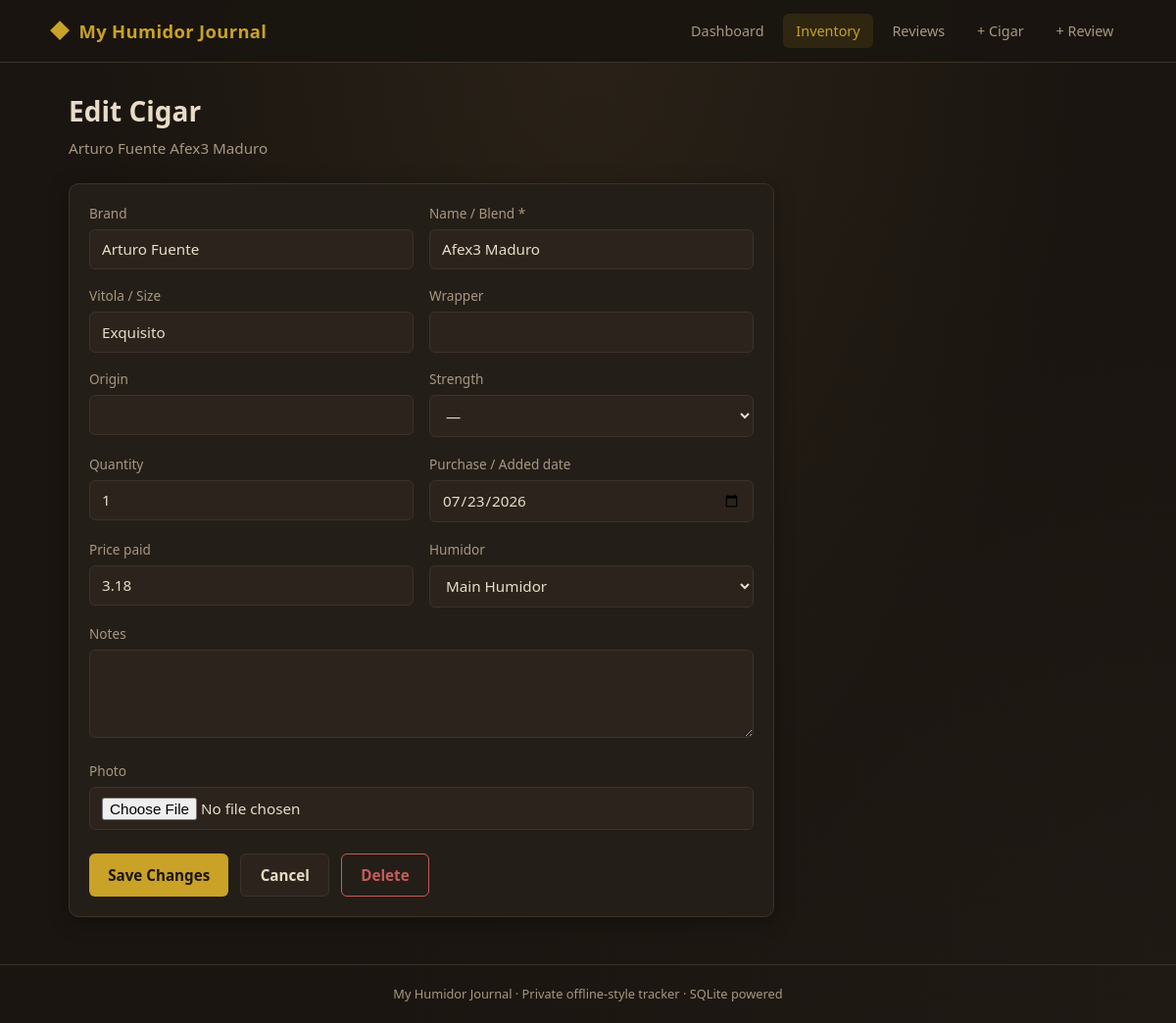
/edit_cigar.php?id=2, run on the app's committed database.
### tables this page shows
CREATE TABLE cigars (
            id INTEGER PRIMARY KEY AUTOINCREMENT,
            humidor_id INTEGER NOT NULL DEFAULT 1,
            brand TEXT,
            name TEXT NOT NULL,
            vitola TEXT,
            wrapper TEXT,
            origin TEXT,
            strength TEXT,
            quantity INTEGER NOT NULL DEFAULT 1,
            purchase_date TEXT,
            price REAL,
            notes TEXT,
            photo TEXT,
            created_at TEXT DEFAULT (datetime('now')),
            updated_at TEXT DEFAULT (datetime('now')),
            FOREIGN KEY (humidor_id) REFERENCES humidors(id) ON DELETE CASCADE
        );

CREATE TABLE humidors (
            id INTEGER PRIMARY KEY AUTOINCREMENT,
            name TEXT NOT NULL,
            description TEXT,
            created_at TEXT DEFAULT (datetime('now'))
        );

### includes/db.php (called while the page is built, shortened)
<?php
function e(?string $str): string {
    return htmlspecialchars($str ?? '', ENT_QUOTES, 'UTF-8');
}

### edit_cigar.php (the view, shortened to what this page needs)
<?php
require_once __DIR__ . '/includes/db.php';
$pdo = getDB();
$id = (int)($_GET['id'] ?? 0);
$stmt = $pdo->prepare("SELECT * FROM cigars WHERE id = ?");
$stmt->execute([$id]);
$cigar = $stmt->fetch();
$humidors = $pdo->query("SELECT id, name FROM humidors ORDER BY name")->fetchAll();
require __DIR__ . '/includes/header.php';
?>
<h1>Edit Cigar</h1>
<p class="subtitle"><?= e(trim(($cigar['brand'] ?? '') . ' ' . $cigar['name'])) ?></p>
<form method="post" enctype="multipart/form-data" class="card form-card">
    <div class="form-row">
        <div class="form-group">
            <label for="brand">Brand</label>
            <input type="text" id="brand" name="brand" value="<?= e($cigar['brand']) ?>">
        </div>
        <div class="form-group">
            <label for="name">Name / Blend *</label>
            <input type="text" id="name" name="name" required value="<?= e($cigar['name']) ?>">
        </div>
    </div>
    <div class="form-row">
        <div class="form-group">
            <label for="vitola">Vitola / Size</label>
            <input type="text" id="vitola" name="vitola" value="<?= e($cigar['vitola']) ?>">
        </div>
        <div class="form-group">
            <label for="wrapper">Wrapper</label>
            <input type="text" id="wrapper" name="wrapper" value="<?= e($cigar['wrapper']) ?>">
        </div>
    </div>
    <div class="form-row">
        <div class="form-group">
            <label for="origin">Origin</label>
            <input type="text" id="origin" name="origin" value="<?= e($cigar['origin']) ?>">
        </div>
        <div class="form-group">
            <label for="strength">Strength</label>
            <select id="strength" name="strength">
                <option value="">—</option>
            </select>
        </div>
    </div>
    <div class="form-row">
        <div class="form-group">
            <label for="quantity">Quantity</label>
            <input type="number" id="quantity" name="quantity" min="0" value="<?= (int)$cigar['quantity'] ?>">
        </div>
        <div class="form-group">
            <label for="purchase_date">Purchase / Added date</label>
            <input type="date" id="purchase_date" name="purchase_date" value="<?= e($cigar['purchase_date']) ?>">
        </div>
    </div>
    <div class="form-row">
        <div class="form-group">
            <label for="price">Price paid</label>
            <input type="number" id="price" name="price" step="0.01" min="0" value="<?= e($cigar['price']) ?>">
        </div>
        <div class="form-group">
            <label for="humidor_id">Humidor</label>
            <select id="humidor_id" name="humidor_id">
                <?php foreach ($humidors as $h): ?>
                    <option value="<?= (int)$h['id'] ?>" <?= (int)$cigar['humidor_id'] === (int)$h['id'] ? 'selected' : '' ?>><?= e($h['name']) ?></option>
                <?php endforeach; ?>
            </select>
        </div>
    </div>
    <div class="form-group">
        <label for="notes">Notes</label>
        <textarea id="notes" name="notes"><?= e($cigar['notes']) ?></textarea>
    </div>
    <div class="form-group">
        <label for="photo">Photo <?= $cigar['photo'] ? '(leave blank to keep current)' : '' ?></label>
        <input type="file" id="photo" name="photo" accept="image/*">
    </div>
    <div class="form-actions">
        <button type="submit" class="btn btn-primary">Save Changes</button>
        <a href="view_cigar.php?id=<?= $id ?>" class="btn btn-secondary">Cancel</a>
        <button type="submit" name="delete" value="1" class="btn btn-danger" data-confirm="Delete this cigar from inventory? Reviews will remain.">Delete</button>
    </div>
</form>
<?php require __DIR__ . '/includes/footer.php'; ?>

### assets/css/style.css (style rules this page uses)
:root { --bg: #1a1510; --bg-card: #241e18; --bg-input: #2c241c; --border: #3d3228; --text: #e8dcc8; --text-muted: #a89880; --accent: #c9a227; --accent-hover: #e0b83a; --success: #6b9b6b; --danger: #c45c5c; --radius: 10px; --shadow: 0 4px 20px rgba(0,0,0,0.35); --font: "Segoe UI", system-ui, -apple-system, sans-serif; }
*, *::before, *::after { box-sizing: border-box; margin: 0; padding: 0; }
body { font-family: var(--font); background: var(--bg); color: var(--text); line-height: 1.5; min-height: 100vh; background-image: radial-gradient(ellipse at top, #2a2218 0%, transparent 60%), radial-gradient(ellipse at bottom right, #1f1a14 0%, transparent 50%); }
h1 { font-size: 1.75rem; font-weight: 650; margin-bottom: 0.35rem; color: var(--text); }
.subtitle { color: var(--text-muted); margin-bottom: 1.5rem; font-size: 0.95rem; }
.card { background: var(--bg-card); border: 1px solid var(--border); border-radius: var(--radius); padding: 1.25rem; box-shadow: var(--shadow); }
.form-card { max-width: 720px; }
.form-group { margin-bottom: 1.1rem; }
.form-group label { display: block; font-size: 0.85rem; font-weight: 500; color: var(--text-muted); margin-bottom: 0.35rem; }
.form-row { display: grid; grid-template-columns: 1fr 1fr; gap: 1rem; }
input[type="text"], input[type="number"], input[type="date"], input[type="file"], select, textarea { width: 100%; padding: 0.6rem 0.75rem; background: var(--bg-input); border: 1px solid var(--border); border-radius: 6px; color: var(--text); font-family: inherit; font-size: 0.95rem; transition: border-color 0.15s; }
textarea { min-height: 90px; resize: vertical; }
.btn { display: inline-flex; align-items: center; gap: 0.4rem; padding: 0.6rem 1.2rem; border: none; border-radius: 6px; font-size: 0.95rem; font-weight: 600; cursor: pointer; text-decoration: none; transition: all 0.15s; font-family: inherit; }
.btn-primary { background: var(--accent); color: #1a1510; }
.btn-secondary { background: var(--bg-input); color: var(--text); border: 1px solid var(--border); }
.btn-danger { background: transparent; color: var(--danger); border: 1px solid var(--danger); }
.form-actions { display: flex; gap: 0.75rem; margin-top: 1.5rem; flex-wrap: wrap; }

### data on the page
cigars: brand+name "Arturo Fuente Afex3 Maduro", brand "Arturo Fuente", name "Afex3 Maduro", vitola "Exquisito", quantity "1", purchase_date "07/23/2026", price "3.18", humidor_id "Main Humidor"
